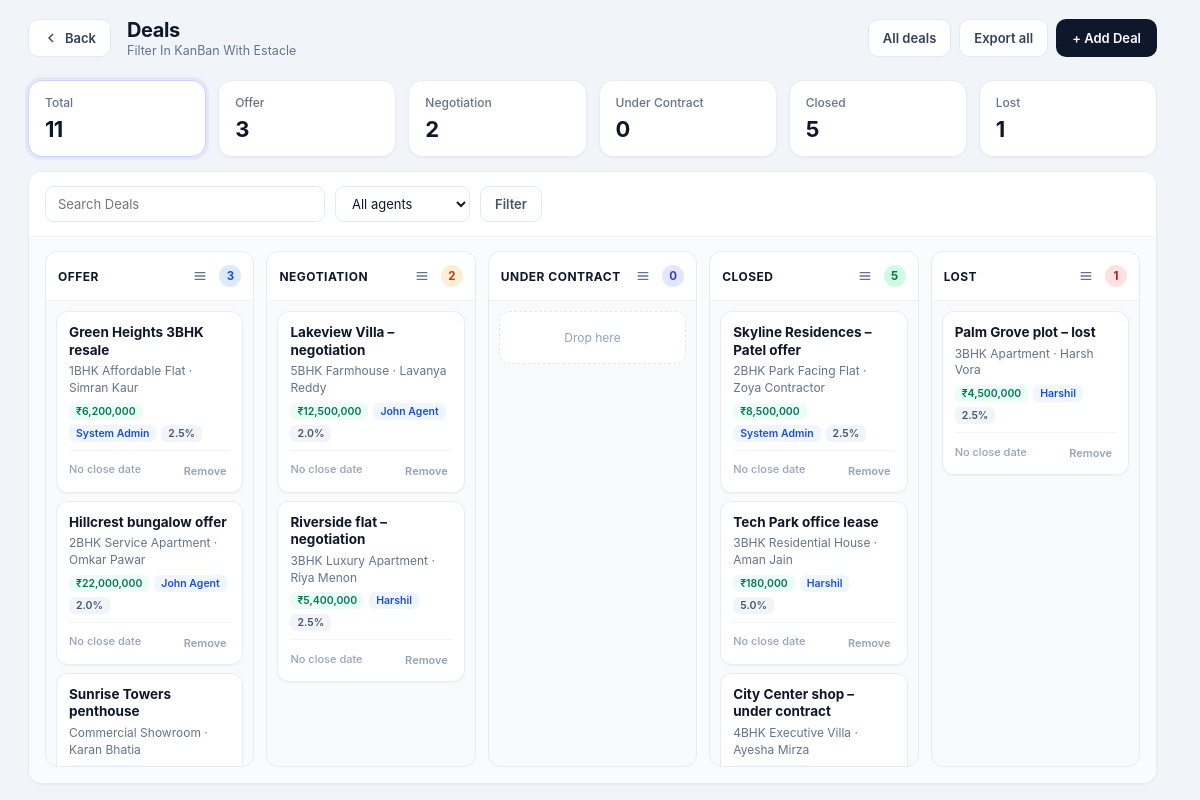
Screenshot of /admin/deals/pipeline (signed in) with the database file from the repository.
### tables this page shows
CREATE TABLE deals (
            id INTEGER PRIMARY KEY AUTOINCREMENT,
            title TEXT NOT NULL,
            property_id INTEGER,
            client_id INTEGER,
            agent_id INTEGER,
            stage TEXT DEFAULT 'offer',
            value REAL DEFAULT 0,
            commission_rate REAL DEFAULT 2.5,
            expected_close TEXT,
            notes TEXT,
            created_at TIMESTAMP DEFAULT CURRENT_TIMESTAMP,
            updated_at TIMESTAMP DEFAULT CURRENT_TIMESTAMP,
            FOREIGN KEY (property_id) REFERENCES properties (id),
            FOREIGN KEY (client_id) REFERENCES clients (id),
            FOREIGN KEY (agent_id) REFERENCES users (id)
        );

CREATE TABLE properties (
            id INTEGER PRIMARY KEY AUTOINCREMENT,
            title TEXT NOT NULL,
            description TEXT,
            price REAL NOT NULL,
            property_type TEXT NOT NULL,
            status TEXT DEFAULT 'available',
            address TEXT,
            city TEXT,
            state TEXT,
            zip_code TEXT,
            bedrooms INTEGER,
            bathrooms REAL,
            area_sqft REAL,
            agent_id INTEGER,
            created_at TIMESTAMP DEFAULT CURRENT_TIMESTAMP, category TEXT DEFAULT "sale", listing_type TEXT DEFAULT "sale", floor TEXT, carpet_area REAL, furnishing TEXT, parking TEXT, amenities TEXT, seller_name TEXT, seller_phone TEXT, monthly_rent REAL, security_deposit REAL, maintenance REAL, per_sqft REAL, latitude TEXT, longitude TEXT, photos TEXT, year_built TEXT, facing TEXT, videos TEXT,
            FOREIGN KEY (agent_id) REFERENCES users (id)
        );

CREATE TABLE clients (
            id INTEGER PRIMARY KEY AUTOINCREMENT,
            full_name TEXT NOT NULL,
            email TEXT,
            phone TEXT,
            status TEXT DEFAULT 'lead',
            notes TEXT,
            agent_id INTEGER,
            created_at TIMESTAMP DEFAULT CURRENT_TIMESTAMP, source TEXT, budget REAL, interest TEXT, preferred_city TEXT, address TEXT, updated_at TIMESTAMP, user_id INTEGER,
            FOREIGN KEY (agent_id) REFERENCES users (id)
        );

CREATE TABLE settings (
            key TEXT PRIMARY KEY,
            value TEXT
        );

CREATE TABLE users (
            id INTEGER PRIMARY KEY AUTOINCREMENT,
            email TEXT UNIQUE NOT NULL,
            password TEXT NOT NULL,
            full_name TEXT NOT NULL,
            role TEXT NOT NULL CHECK(role IN ('admin', 'agent', 'customer')),
            phone TEXT,
            created_at TIMESTAMP DEFAULT CURRENT_TIMESTAMP,
            is_active INTEGER DEFAULT 1
        , avatar TEXT, last_seen TIMESTAMP, job_title TEXT, department TEXT, employee_id TEXT, license_no TEXT, commission_rate REAL, alt_phone TEXT, address TEXT, city TEXT, state TEXT, country TEXT, postal_code TEXT, notes TEXT, hire_date TEXT, timezone TEXT);

### routes/admin/deals.py (the view)
@admin.route('/admin/deals/pipeline')
@login_required
@role_required('admin')
def admin_deals_pipeline():
    db = get_db()
    migrate_db()
    q = request.args.get('q', '').strip()
    agent_id = request.args.get('agent_id', '').strip()
    focus = request.args.get('stage', '').strip()
    rows = _deals_query(db, q=q, agent_id=agent_id, stage_filter='')
    columns = []
    for st in STAGES:
        items = [r for r in rows if r['stage'] == st]
        columns.append({
            'key': st,
            'label': STAGE_LABELS[st],
            'deals': items,
            'count': len(items),
        })
    stats = {st: sum(1 for r in rows if r['stage'] == st) for st in STAGES}
    stats['total'] = len(rows)
    try:
        stats['pipeline_value'] = sum(
            float(r.get('value') or 0) for r in rows if r['stage'] not in ('closed', 'lost')
        )
    except Exception:
        stats['pipeline_value'] = 0
    agents = db.execute(
        "SELECT id, full_name FROM users WHERE role IN ('admin','agent') AND is_active=1 ORDER BY full_name"
    ).fetchall()
    currency = get_setting('currency', 'INR')
    return render_template(
        'admin_deals_pipeline.html',
        columns=columns,
        stats=stats,
        agents=agents,
        stages=STAGES,
        stage_labels=STAGE_LABELS,
        q=q,
        agent_id=agent_id,
        focus=focus,
        currency=currency,
        format_money=format_money,
    )

### core/db.py (called while the page is built)
def get_db():
    if 'db' not in g:
        g.db = sqlite3.connect(current_app.config['DATABASE'])
        g.db.row_factory = sqlite3.Row
    return g.db

### core/helpers.py (called while the page is built)
def login_required(f):
    @wraps(f)
    def decorated_function(*args, **kwargs):
        if 'user_id' not in session:
            flash('Please log in to access this page.', 'warning')
            return redirect(url_for('auth.login'))
        return f(*args, **kwargs)
    return decorated_function

def role_required(*roles):
    def decorator(f):
        @wraps(f)
        def decorated_function(*args, **kwargs):
            if 'user_id' not in session:
                flash('Please log in to access this page.', 'warning')
                return redirect(url_for('auth.login'))
            if session.get('role') not in roles:
                flash('You do not have permission to access this page.', 'danger')
                return redirect(url_for('auth.role_redirect'))
            return f(*args, **kwargs)
        return decorated_function
    return decorator

def get_setting(key, default=''):
    db = get_db()
    row = db.execute('SELECT value FROM settings WHERE key = ?', (key,)).fetchone()
    return row['value'] if row else default

def format_money(amount, currency=None):
    if amount is None:
        return '—'
    currency = currency or get_setting('currency', 'INR')
    symbols = {'USD': '$', 'INR': '₹', 'AED': 'AED '}
    sym = symbols.get(currency, currency + ' ')
    try:
        return f"{sym}{float(amount):,.0f}"
    except (TypeError, ValueError):
        return str(amount)

### routes/admin/deals.py (called while the page is built)
def _normalize_stage(st):
    st = (st or 'offer').strip().lower().replace(' ', '_')
    aliases = {
        'under contract': 'under_contract',
        'under-contract': 'under_contract',
        'won': 'closed',
        'sold': 'closed',
    }
    st = aliases.get(st, st)
    if st not in STAGES:
        st = 'offer'
    return st

### templates/admin_deals_pipeline.html (shortened to what this page needs)
<!DOCTYPE html>
<html lang="en">
<head>
<link rel="stylesheet" href="{{ url_for('static', filename='css/admin.css') }}">
</head>
<body>
<div class="app-layout">
{% set active = 'deals_pipeline' %}
<main class="main-content">
  <header class="top-bar dash-top">
    <div style="display:flex;align-items:center;gap:12px;">
      <a href="{{ url_for('admin.admin_dashboard') }}" class="btn-back" title="Back to dashboard">
        <svg viewBox="0 0 24 24" fill="none" stroke="currentColor" stroke-width="2"><path d="M15 18l-6-6 6-6"/></svg>
        Back
      </a>
      <div>
        <h1 class="page-title">Deals</h1>
        <p class="page-subtitle">Filter In KanBan With Estacle</p>
      </div>
    </div>
    <div class="top-actions">
      <a href="{{ url_for('admin.admin_deals') }}" class="btn-export">All deals</a>
      <a href="{{ url_for('admin.admin_export_deals') }}" class="btn-export">Export all</a>
      <a href="{{ url_for('admin.admin_add_deal') }}" class="btn-create">+ Add Deal</a>
    </div>
  </header>
  <div class="page-wrap">
    <div class="stat-row" id="dealStats">
      <a href="{{ url_for('admin.admin_deals_pipeline') }}" class="stat-card kpi-soft {% if not focus %}active-filter{% endif %}">
        <div class="kpi-label">Total</div>
        <div class="kpi-value" data-stat="total">{{ stats.total }}</div>
      </a>
      {% for st in stages %}
      <a href="{{ url_for('admin.admin_deals_pipeline', stage=st, q=q, agent_id=agent_id) }}" class="stat-card kpi-soft {% if focus==st %}active-filter{% endif %}">
        <div class="kpi-label">{{ stage_labels[st] }}</div>
        <div class="kpi-value" data-stat="{{ st }}">{{ stats[st] }}</div>
      </a>
      {% endfor %}
    </div>
    <div class="board-shell">
      <form class="panel-toolbar" method="GET" action="{{ url_for('admin.admin_deals_pipeline') }}">
        <input type="search" name="q" value="{{ q }}" placeholder="Search Deals">
        <select name="agent_id">
          <option value="">All agents</option>
        </select>
        <button type="submit" class="btn-filter">Filter</button>
      </form>
      <div class="kanban" id="kanban">
        {% for col in columns %}
        {% if not focus or focus == col.key %}
        <div class="kanban-col" data-stage="{{ col.key }}">
          <div class="col-hd" data-stage="{{ col.key }}">
            <h3>{{ col.label }}</h3>
            <div class="col-hd-right">
              <button type="button" class="col-list-btn" data-stage="{{ col.key }}" data-label="{{ col.label }}" title="Column actions" aria-label="Column actions" aria-haspopup="true">
                <svg viewBox="0 0 24 24" fill="none" stroke="currentColor" stroke-width="2"><path d="M4 7h16M4 12h16M4 17h16"/></svg>
              </button>
              <span class="col-count" data-count-for="{{ col.key }}">{{ col.count }}</span>
            </div>
          </div>
          <div class="col-body" data-stage="{{ col.key }}">
            {% for deal in col.deals %}
            <div class="deal-card" draggable="true"
                 data-id="{{ deal.id }}"
                 data-stage="{{ deal.stage }}"
                 data-title="{{ deal.title or '' }}"
                 data-property="{{ deal.property_title or '' }}"
                 data-client="{{ deal.client_name or '' }}"
                 data-agent="{{ deal.agent_name or '' }}"
                 data-value="{% if deal.value is not none %}{{ format_money(deal.value, currency) }}{% endif %}"
                 data-commission="{{ deal.commission_rate or '' }}"
                 data-close="{{ deal.expected_close or '' }}">
              <h4>{{ deal.title }}</h4>
              <div class="meta">
                {% if deal.property_title %}{{ deal.property_title }}{% endif %}
                {% if deal.property_title and deal.client_name %} · {% endif %}
                {% if deal.client_name %}{{ deal.client_name }}{% endif %}
              </div>
              <div class="tags">
                {% if deal.value is not none %}<span class="tag value">{{ format_money(deal.value, currency) }}</span>{% endif %}
                {% if deal.agent_name %}<span class="tag agent">{{ deal.agent_name }}</span>{% endif %}
                {% if deal.commission_rate %}<span class="tag">{{ deal.commission_rate }}%</span>{% endif %}
              </div>
              <div class="card-foot">
                <span class="src">{{ deal.expected_close or 'No close date' }}</span>
                <form method="POST" action="{{ url_for('admin.admin_delete_deal', deal_id=deal.id) }}" onsubmit="return confirm('Delete this deal?');" style="margin:0">
                  <button type="submit" class="del">Remove</button>
                </form>
              </div>
            </div>
            {% else %}
            <div class="empty-col">Drop here</div>
            {% endfor %}
          </div>
        </div>
        {% endif %}
        {% endfor %}
      </div>
    </div>
  </div>
</main>
</div>
</body>
</html>

### static/css/admin.css (style rules this page uses)
* { margin: 0; padding: 0; box-sizing: border-box; }
body { font-family: -apple-system, BlinkMacSystemFont, 'Segoe UI', Roboto, 'Helvetica Neue', Arial, sans-serif; background: #f1f5f9; color: #0f172a; min-height: 100vh; }
.app-layout { display: flex; min-height: 100vh; }
.main-content { flex: 1; margin-left: 268px; min-height: 100vh; }
.top-bar { background: white; padding: 18px 32px; border-bottom: 1px solid #e2e8f0; display: flex; justify-content: space-between; align-items: center; }
.page-title { font-family: 'Inter', sans-serif; font-size: 22px; font-weight: 700; letter-spacing: -0.4px; color: #0f172a; }
.page-subtitle { font-size: 13px; color: #64748b; margin-top: 2px; font-weight: 400; }
.stat-card { background: white; border-radius: 14px; padding: 20px; display: flex; align-items: center; gap: 14px; border: 1px solid #e2e8f0; box-shadow: 0 1px 2px rgba(0,0,0,0.03); transition: box-shadow 0.2s ease; }
html { scrollbar-gutter: stable; }
.app-layout > :not(.sidebar):not(script):not(style) { animation: estacle-page-in 200ms cubic-bezier(0.22, 0.61, 0.36, 1) backwards; }

### rows the page displays
deals: stage "Negotiation", agent "2", title "Lakeview Villa – negotiation", property_title "5BHK Farmhouse", client_name "Lavanya Reddy", value.value "₹12,500,000", agent_name "John Agent", commission_rate "2.0", expected_close "No close date"
deals: title "Green Heights 3BHK resale", property_title "1BHK Affordable Flat", client_name "Simran Kaur", value.value "₹6,200,000", agent_name "System Admin", commission_rate "2.5", expected_close "No close date"
deals: title "Hillcrest bungalow offer", property_title "2BHK Service Apartment", client_name "Omkar Pawar", value.value "₹22,000,000", agent_name "John Agent", commission_rate "2.0", expected_close "No close date"
deals: title "Sunrise Towers penthouse", property_title "Commercial Showroom", client_name "Karan Bhatia"
deals: title "Riverside flat – negotiation", property_title "3BHK Luxury Apartment", client_name "Riya Menon", value.value "₹5,400,000", agent_name "Harshil", commission_rate "2.5", expected_close "No close date"
deals: title "Skyline Residences – Patel offer", property_title "2BHK Park Facing Flat", client_name "Zoya Contractor", value.value "₹8,500,000", agent_name "System Admin", commission_rate "2.5", expected_close "No close date"
deals: title "Tech Park office lease", property_title "3BHK Residential House", client_name "Aman Jain", value.value "₹180,000", agent_name "Harshil", commission_rate "5.0", expected_close "No close date"
deals: title "City Center shop – under contract", property_title "4BHK Executive Villa", client_name "Ayesha Mirza"
deals: title "Palm Grove plot – lost", property_title "3BHK Apartment", client_name "Harsh Vora", value.value "₹4,500,000", agent_name "Harshil", commission_rate "2.5", expected_close "No close date"

### other values shown
{{ stats.total }} "11"
{{ stage_labels[st] }} "Offer" "Under Contract" "Closed" "Lost"
{{ stats[st] }} "3" "0" "5" "1"
{{ col.label }} "OFFER" "NEGOTIATION" "UNDER CONTRACT" "CLOSED" "LOST"
{{ col.count }} "3" "2" "0" "5" "1"
